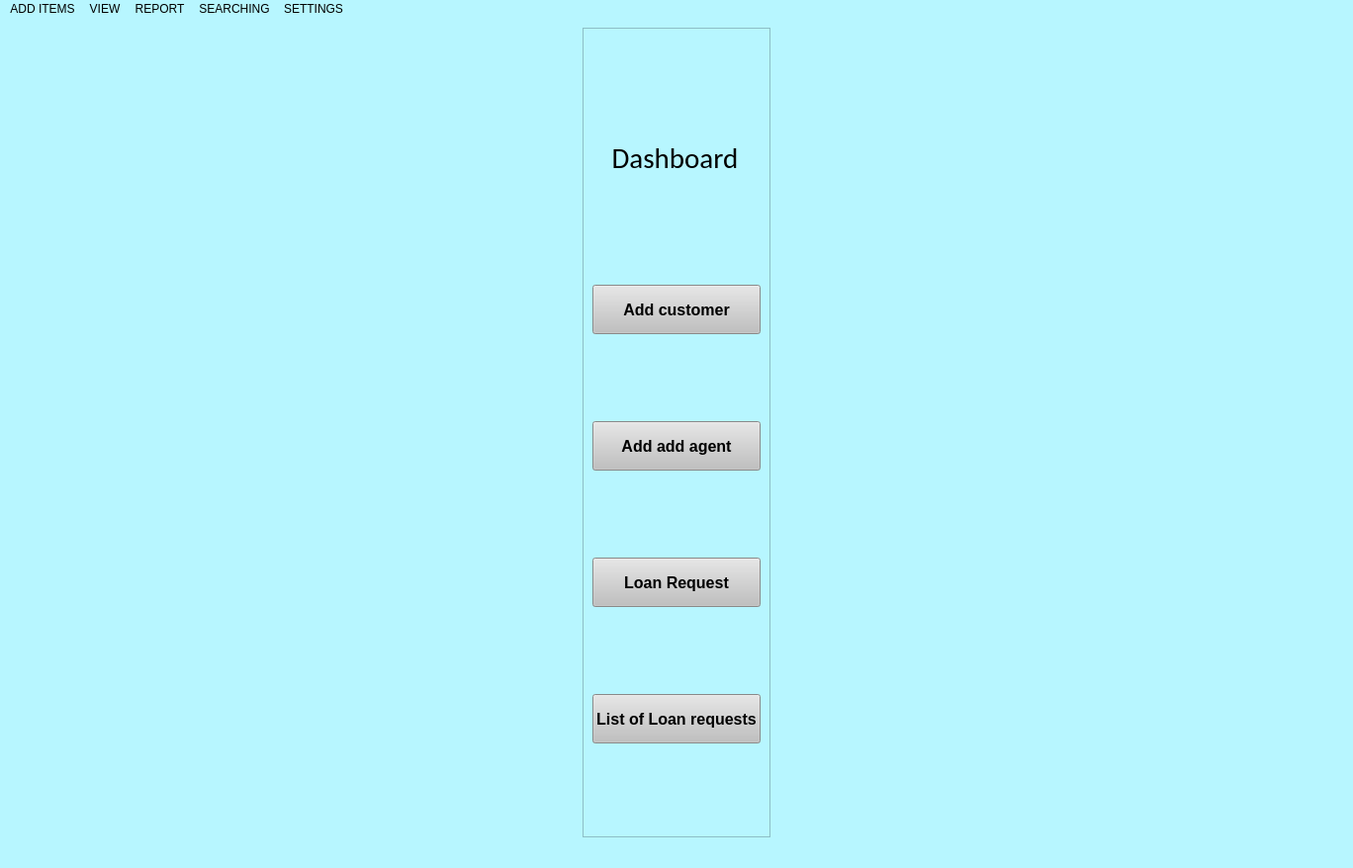
<?xml version="1.0" encoding="UTF-8"?>
<ui version="4.0">
 <class>dashBoard</class>
 <widget class="QMainWindow" name="dashBoard">
  <property name="geometry">
   <rect>
    <x>0</x>
    <y>0</y>
    <width>1368</width>
    <height>878</height>
   </rect>
  </property>
  <property name="minimumSize">
   <size>
    <width>1368</width>
    <height>878</height>
   </size>
  </property>
  <property name="maximumSize">
   <size>
    <width>1368</width>
    <height>878</height>
   </size>
  </property>
  <property name="windowTitle">
   <string>Dashboard</string>
  </property>
  <property name="styleSheet">
   <string notr="true">background:rgb(183, 246, 255)</string>
  </property>
  <widget class="QWidget" name="centralwidget">
   <layout class="QHBoxLayout" name="horizontalLayout">
    <item alignment="Qt::AlignHCenter">
     <widget class="QFrame" name="frame">
      <property name="styleSheet">
       <string notr="true">background:rgb(183, 246, 255)</string>
      </property>
      <property name="frameShape">
       <enum>QFrame::StyledPanel</enum>
      </property>
      <property name="frameShadow">
       <enum>QFrame::Raised</enum>
      </property>
      <layout class="QVBoxLayout" name="verticalLayout">
       <item>
        <widget class="QLabel" name="label">
         <property name="maximumSize">
          <size>
           <width>16777215</width>
           <height>80</height>
          </size>
         </property>
         <property name="font">
          <font>
           <family>Calibri</family>
           <pointsize>22</pointsize>
           <weight>50</weight>
           <bold>false</bold>
          </font>
         </property>
         <property name="styleSheet">
          <string notr="true">background:rgb(183, 246, 255)
</string>
         </property>
         <property name="text">
          <string>   Dashboard</string>
         </property>
        </widget>
       </item>
       <item>
        <widget class="QPushButton" name="b1">
         <property name="maximumSize">
          <size>
           <width>16777215</width>
           <height>50</height>
          </size>
         </property>
         <property name="font">
          <font>
           <pointsize>12</pointsize>
           <weight>75</weight>
           <bold>true</bold>
          </font>
         </property>
         <property name="cursor">
          <cursorShape>PointingHandCursor</cursorShape>
         </property>
         <property name="styleSheet">
          <string notr="true">background:light silver</string>
         </property>
         <property name="text">
          <string>Add customer</string>
         </property>
        </widget>
       </item>
       <item>
        <widget class="QPushButton" name="b2">
         <property name="maximumSize">
          <size>
           <width>16777215</width>
           <height>50</height>
          </size>
         </property>
         <property name="font">
          <font>
           <pointsize>12</pointsize>
           <weight>75</weight>
           <bold>true</bold>
          </font>
         </property>
         <property name="cursor">
          <cursorShape>PointingHandCursor</cursorShape>
         </property>
         <property name="styleSheet">
          <string notr="true">background:light silver
</string>
         </property>
         <property name="text">
          <string>Add add agent</string>
         </property>
        </widget>
       </item>
       <item>
        <widget class="QPushButton" name="b3">
         <property name="maximumSize">
          <size>
           <width>16777215</width>
           <height>50</height>
          </size>
         </property>
         <property name="font">
          <font>
           <pointsize>12</pointsize>
           <weight>75</weight>
           <bold>true</bold>
          </font>
         </property>
         <property name="cursor">
          <cursorShape>PointingHandCursor</cursorShape>
         </property>
         <property name="styleSheet">
          <string notr="true">background:light silver</string>
         </property>
         <property name="text">
          <string>Loan Request</string>
         </property>
        </widget>
       </item>
       <item>
        <widget class="QPushButton" name="b4">
         <property name="maximumSize">
          <size>
           <width>16777215</width>
           <height>50</height>
          </size>
         </property>
         <property name="font">
          <font>
           <pointsize>12</pointsize>
           <weight>75</weight>
           <bold>true</bold>
          </font>
         </property>
         <property name="cursor">
          <cursorShape>PointingHandCursor</cursorShape>
         </property>
         <property name="styleSheet">
          <string notr="true">background:light silver</string>
         </property>
         <property name="text">
          <string>List of Loan requests</string>
         </property>
        </widget>
       </item>
      </layout>
     </widget>
    </item>
   </layout>
  </widget>
  <widget class="QMenuBar" name="menubar">
   <property name="geometry">
    <rect>
     <x>0</x>
     <y>0</y>
     <width>1368</width>
     <height>26</height>
    </rect>
   </property>
   <widget class="QMenu" name="menuAdd_Items">
    <property name="title">
     <string>ADD ITEMS</string>
    </property>
    <addaction name="actionSubject"/>
    <addaction name="actionCourse"/>
   </widget>
   <widget class="QMenu" name="menuReport">
    <property name="title">
     <string>REPORT</string>
    </property>
    <widget class="QMenu" name="menuReturn">
     <property name="font">
      <font>
       <weight>75</weight>
       <bold>true</bold>
      </font>
     </property>
     <property name="title">
      <string>APPROVE DETAILS</string>
     </property>
     <addaction name="actionAll_return"/>
     <addaction name="actionMonthly_return"/>
    </widget>
    <addaction name="menuReturn"/>
    <addaction name="actionCUSTOMER_DETAILS"/>
    <addaction name="actionAGENT_DETAILS"/>
    <addaction name="actionALL_DETAILS"/>
   </widget>
   <widget class="QMenu" name="menuSettings">
    <property name="title">
     <string>SETTINGS</string>
    </property>
    <addaction name="actionChange_Password"/>
   </widget>
   <widget class="QMenu" name="menuSEARCHING">
    <property name="title">
     <string>SEARCHING</string>
    </property>
    <addaction name="actionCUSTOMER_SEARCHING"/>
    <addaction name="actionAGENT_SEARCHING"/>
   </widget>
   <widget class="QMenu" name="menuVIEW">
    <property name="title">
     <string>VIEW</string>
    </property>
    <addaction name="actionBANK_DETAILS_2"/>
    <addaction name="actionEMI_CALCULATOR"/>
   </widget>
   <addaction name="menuAdd_Items"/>
   <addaction name="menuVIEW"/>
   <addaction name="menuReport"/>
   <addaction name="menuSEARCHING"/>
   <addaction name="menuSettings"/>
  </widget>
  <widget class="QStatusBar" name="statusbar"/>
  <action name="actionSubject">
   <property name="text">
    <string>ADD BANK NAME</string>
   </property>
   <property name="font">
    <font>
     <weight>75</weight>
     <bold>true</bold>
    </font>
   </property>
  </action>
  <action name="actionCourse">
   <property name="text">
    <string>ADD LOAN TYPE</string>
   </property>
   <property name="font">
    <font>
     <weight>75</weight>
     <bold>true</bold>
    </font>
   </property>
  </action>
  <action name="actionDepartment">
   <property name="text">
    <string>Department</string>
   </property>
  </action>
  <action name="actionAdd">
   <property name="text">
    <string>LOAN REQUEST</string>
   </property>
   <property name="font">
    <font>
     <weight>75</weight>
     <bold>true</bold>
    </font>
   </property>
  </action>
  <action name="actionPurchase">
   <property name="text">
    <string>Purchase</string>
   </property>
  </action>
  <action name="actionAll_purchase">
   <property name="text">
    <string>All purchase</string>
   </property>
  </action>
  <action name="actionMonthly_purchase">
   <property name="text">
    <string>Monthly purchase</string>
   </property>
  </action>
  <action name="actionAll_issue">
   <property name="text">
    <string>All issue</string>
   </property>
  </action>
  <action name="actionMonthly_issue">
   <property name="text">
    <string>Monthly issue</string>
   </property>
  </action>
  <action name="actionAll_return">
   <property name="text">
    <string>APPROVE DETAILS </string>
   </property>
  </action>
  <action name="actionMonthly_return">
   <property name="text">
    <string>MONTHLY DETAILS</string>
   </property>
  </action>
  <action name="actionAll_fine">
   <property name="text">
    <string>All fine</string>
   </property>
  </action>
  <action name="actionMonthly_fine">
   <property name="text">
    <string>Monthly fine</string>
   </property>
  </action>
  <action name="actionStudent_Report">
   <property name="text">
    <string>Student Report</string>
   </property>
  </action>
  <action name="actionBook_Stock">
   <property name="text">
    <string>Book Stock</string>
   </property>
  </action>
  <action name="actionChange_Password">
   <property name="text">
    <string>CHANGE PASSWORD</string>
   </property>
   <property name="font">
    <font>
     <weight>75</weight>
     <bold>true</bold>
    </font>
   </property>
  </action>
  <action name="actionProfile">
   <property name="text">
    <string>Profile</string>
   </property>
  </action>
  <action name="actionLOAN_REQUEST">
   <property name="text">
    <string>LOAN REQUEST</string>
   </property>
   <property name="font">
    <font>
     <weight>75</weight>
     <bold>true</bold>
    </font>
   </property>
  </action>
  <action name="actionLOAN_REQUEST_PAGE">
   <property name="text">
    <string>LOAN REQUEST PAGE</string>
   </property>
   <property name="font">
    <font>
     <weight>75</weight>
     <bold>true</bold>
    </font>
   </property>
  </action>
  <action name="actionCUSTOMER_DETAILS">
   <property name="text">
    <string>CUSTOMER DETAILS</string>
   </property>
   <property name="font">
    <font>
     <weight>75</weight>
     <bold>true</bold>
    </font>
   </property>
  </action>
  <action name="actionAGENT_DETAILS">
   <property name="text">
    <string>AGENT DETAILS</string>
   </property>
   <property name="font">
    <font>
     <weight>75</weight>
     <bold>true</bold>
    </font>
   </property>
  </action>
  <action name="actionCUSTOMER_SEARCHING">
   <property name="text">
    <string>CUSTOMER SEARCHING</string>
   </property>
   <property name="font">
    <font>
     <weight>75</weight>
     <bold>true</bold>
    </font>
   </property>
  </action>
  <action name="actionAGENT_SEARCHING">
   <property name="text">
    <string>AGENT SEARCHING</string>
   </property>
   <property name="font">
    <font>
     <weight>75</weight>
     <bold>true</bold>
    </font>
   </property>
  </action>
  <action name="actionALL_DETAILS">
   <property name="text">
    <string>ALL DETAILS</string>
   </property>
   <property name="font">
    <font>
     <weight>75</weight>
     <bold>true</bold>
    </font>
   </property>
  </action>
  <action name="actionBANK_DETAILS">
   <property name="text">
    <string>BANK DETAILS</string>
   </property>
   <property name="font">
    <font>
     <weight>75</weight>
     <bold>true</bold>
    </font>
   </property>
  </action>
  <action name="actionBANK_DETAILS_2">
   <property name="text">
    <string>BANK DETAILS</string>
   </property>
   <property name="font">
    <font>
     <weight>75</weight>
     <bold>true</bold>
    </font>
   </property>
  </action>
  <action name="actionEMI_CALCULATOR">
   <property name="text">
    <string>EMI CALCULATOR</string>
   </property>
   <property name="font">
    <font>
     <weight>75</weight>
     <bold>true</bold>
    </font>
   </property>
  </action>
 </widget>
 <resources/>
 <connections/>
</ui>
